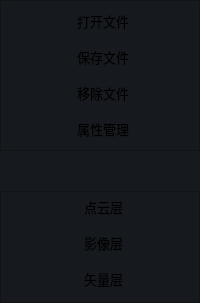
         <widget class="QWidget" name="leftMenuContainer" native="true">
          <property name="enabled">
           <bool>true</bool>
          </property>
          <property name="sizePolicy">
           <sizepolicy hsizetype="Preferred" vsizetype="Preferred">
            <horstretch>0</horstretch>
            <verstretch>0</verstretch>
           </sizepolicy>
          </property>
          <property name="minimumSize">
           <size>
            <width>0</width>
            <height>0</height>
           </size>
          </property>
          <property name="maximumSize">
           <size>
            <width>16777215</width>
            <height>16777215</height>
           </size>
          </property>
          <property name="focusPolicy">
           <enum>Qt::FocusPolicy::NoFocus</enum>
          </property>
          <property name="styleSheet">
           <string notr="true">background-color:#16191d;
</string>
          </property>
          <layout class="QHBoxLayout" name="horizontalLayout_3">
           <property name="spacing">
            <number>0</number>
           </property>
           <property name="leftMargin">
            <number>0</number>
           </property>
           <property name="topMargin">
            <number>0</number>
           </property>
           <property name="rightMargin">
            <number>0</number>
           </property>
           <property name="bottomMargin">
            <number>0</number>
           </property>
           <item>
            <widget class="QWidget" name="leftMenuSubContainer" native="true">
             <property name="sizePolicy">
              <sizepolicy hsizetype="Minimum" vsizetype="Preferred">
               <horstretch>0</horstretch>
               <verstretch>0</verstretch>
              </sizepolicy>
             </property>
             <property name="minimumSize">
              <size>
               <width>60</width>
               <height>0</height>
              </size>
             </property>
             <property name="styleSheet">
              <string notr="true"/>
             </property>
             <layout class="QVBoxLayout" name="verticalLayout_2">
              <property name="spacing">
               <number>0</number>
              </property>
              <property name="leftMargin">
               <number>0</number>
              </property>
              <property name="topMargin">
               <number>0</number>
              </property>
              <property name="rightMargin">
               <number>0</number>
              </property>
              <property name="bottomMargin">
               <number>0</number>
              </property>
              <item alignment="Qt::AlignmentFlag::AlignTop">
               <widget class="QFrame" name="frame_2">
                <property name="sizePolicy">
                 <sizepolicy hsizetype="Preferred" vsizetype="Maximum">
                  <horstretch>0</horstretch>
                  <verstretch>0</verstretch>
                 </sizepolicy>
                </property>
                <property name="styleSheet">
                 <string notr="true"/>
                </property>
                <property name="frameShape">
                 <enum>QFrame::Shape::StyledPanel</enum>
                </property>
                <property name="frameShadow">
                 <enum>QFrame::Shadow::Raised</enum>
                </property>
                <layout class="QVBoxLayout" name="verticalLayout_4">
                 <property name="leftMargin">
                  <number>5</number>
                 </property>
                 <property name="topMargin">
                  <number>5</number>
                 </property>
                 <property name="rightMargin">
                  <number>6</number>
                 </property>
                 <property name="bottomMargin">
                  <number>6</number>
                 </property>
                 <item>
                  <widget class="QPushButton" name="open">
                   <property name="maximumSize">
                    <size>
                     <width>16777215</width>
                     <height>16777215</height>
                    </size>
                   </property>
                   <property name="font">
                    <font>
                     <pointsize>10</pointsize>
                    </font>
                   </property>
                   <property name="toolTip">
                    <string>打开文件</string>
                   </property>
                   <property name="styleSheet">
                    <string notr="true">QPushButton {
    border-radius: 10px;
    padding: 5px;  /* 添加一些内边距，让按钮更美观 */
}

QPushButton:hover {
    background-color: #015371;
}

QPushButton:pressed {
    padding-left: 3px;
    padding-top: 3px;
}</string>
                   </property>
                   <property name="text">
                    <string>  打开文件</string>
                   </property>
                   <property name="icon">
                    <iconset resource="../assets/icons/icon.qrc">
                     <normaloff>:/icon/icon/folder.svg</normaloff>:/icon/icon/folder.svg</iconset>
                   </property>
                   <property name="iconSize">
                    <size>
                     <width>25</width>
                     <height>25</height>
                    </size>
                   </property>
                  </widget>
                 </item>
                 <item>
                  <widget class="QPushButton" name="save">
                   <property name="maximumSize">
                    <size>
                     <width>999999</width>
                     <height>16777215</height>
                    </size>
                   </property>
                   <property name="font">
                    <font>
                     <pointsize>10</pointsize>
                    </font>
                   </property>
                   <property name="toolTip">
                    <string>保存文件</string>
                   </property>
                   <property name="styleSheet">
                    <string notr="true">QPushButton {
    border-radius: 10px;
    padding: 5px;  /* 添加一些内边距，让按钮更美观 */
}

QPushButton:hover {
    background-color: #015371;
}

QPushButton:pressed {
    padding-left: 3px;
    padding-top: 3px;
}</string>
                   </property>
                   <property name="text">
                    <string>  保存文件</string>
                   </property>
                   <property name="icon">
                    <iconset resource="../assets/icons/icon.qrc">
                     <normaloff>:/icon/icon/save.svg</normaloff>:/icon/icon/save.svg</iconset>
                   </property>
                   <property name="iconSize">
                    <size>
                     <width>25</width>
                     <height>25</height>
                    </size>
                   </property>
                  </widget>
                 </item>
                 <item>
                  <widget class="QPushButton" name="remove">
                   <property name="maximumSize">
                    <size>
                     <width>16777215</width>
                     <height>16777215</height>
                    </size>
                   </property>
                   <property name="font">
                    <font>
                     <pointsize>10</pointsize>
                    </font>
                   </property>
                   <property name="toolTip">
                    <string>移除文件</string>
                   </property>
                   <property name="styleSheet">
                    <string notr="true">QPushButton {
    border-radius: 10px;
    padding: 5px;  /* 添加一些内边距，让按钮更美观 */
}

QPushButton:hover {
    background-color: #015371;
}

QPushButton:pressed {
    padding-left: 3px;
    padding-top: 3px;
}</string>
                   </property>
                   <property name="text">
                    <string>  移除文件</string>
                   </property>
                   <property name="icon">
                    <iconset resource="../assets/icons/icon.qrc">
                     <normaloff>:/icon/icon/trash-2.svg</normaloff>:/icon/icon/trash-2.svg</iconset>
                   </property>
                   <property name="iconSize">
                    <size>
                     <width>25</width>
                     <height>25</height>
                    </size>
                   </property>
                  </widget>
                 </item>
                 <item>
                  <widget class="QPushButton" name="attribute_show">
                   <property name="maximumSize">
                    <size>
                     <width>16777215</width>
                     <height>16777215</height>
                    </size>
                   </property>
                   <property name="font">
                    <font>
                     <pointsize>10</pointsize>
                    </font>
                   </property>
                   <property name="toolTip">
                    <string>数据显示</string>
                   </property>
                   <property name="styleSheet">
                    <string notr="true">QPushButton {
    border-radius: 10px;
    padding: 5px;  /* 添加一些内边距，让按钮更美观 */
}

QPushButton:hover {
    background-color: #015371;
}

QPushButton:pressed {
    padding-left: 3px;
    padding-top: 3px;
}</string>
                   </property>
                   <property name="text">
                    <string>  属性管理</string>
                   </property>
                   <property name="icon">
                    <iconset resource="../assets/icons/icon.qrc">
                     <normaloff>:/icon/icon/box.svg</normaloff>:/icon/icon/box.svg</iconset>
                   </property>
                   <property name="iconSize">
                    <size>
                     <width>25</width>
                     <height>25</height>
                    </size>
                   </property>
                  </widget>
                 </item>
                </layout>
               </widget>
              </item>
              <item>
               <spacer name="verticalSpacer">
                <property name="orientation">
                 <enum>Qt::Orientation::Vertical</enum>
                </property>
                <property name="sizeHint" stdset="0">
                 <size>
                  <width>20</width>
                  <height>40</height>
                 </size>
                </property>
               </spacer>
              </item>
              <item alignment="Qt::AlignmentFlag::AlignBottom">
               <widget class="QFrame" name="frame_3">
                <property name="styleSheet">
                 <string notr="true">QPushButton:hover{
	background-color:#015371;
	border-radius: 10px;
	
	
}
QPushButton:pressed
{
    /*左内边距为3像素，让按下时字向右移动3像素*/  
    padding-left:3px;
    /*上内边距为3像素，让按下时字向下移动3像素*/  
    padding-top:3px;
}</string>
                </property>
                <property name="frameShape">
                 <enum>QFrame::Shape::StyledPanel</enum>
                </property>
                <property name="frameShadow">
                 <enum>QFrame::Shadow::Raised</enum>
                </property>
                <layout class="QVBoxLayout" name="verticalLayout_5">
                 <property name="leftMargin">
                  <number>5</number>
                 </property>
                 <property name="topMargin">
                  <number>0</number>
                 </property>
                 <property name="rightMargin">
                  <number>5</number>
                 </property>
                 <property name="bottomMargin">
                  <number>8</number>
                 </property>
                 <item>
                  <widget class="QPushButton" name="pointCloudCover">
                   <property name="maximumSize">
                    <size>
                     <width>16777215</width>
                     <height>16777215</height>
                    </size>
                   </property>
                   <property name="font">
                    <font>
                     <pointsize>10</pointsize>
                    </font>
                   </property>
                   <property name="toolTip">
                    <string>点云层</string>
                   </property>
                   <property name="styleSheet">
                    <string notr="true">QPushButton {
    border-radius: 10px;
    padding: 5px;  /* 添加一些内边距，让按钮更美观 */
}

QPushButton:hover {
    background-color: #015371;
}

QPushButton:pressed {
    padding-left: 3px;
    padding-top: 3px;
}</string>
                   </property>
                   <property name="text">
                    <string>  点云层</string>
                   </property>
                   <property name="icon">
                    <iconset resource="../assets/icons/icon.qrc">
                     <normaloff>:/icon/icon/cloud-rain.svg</normaloff>:/icon/icon/cloud-rain.svg</iconset>
                   </property>
                   <property name="iconSize">
                    <size>
                     <width>25</width>
                     <height>25</height>
                    </size>
                   </property>
                  </widget>
                 </item>
                 <item>
                  <widget class="QPushButton" name="imageCover">
                   <property name="maximumSize">
                    <size>
                     <width>16777215</width>
                     <height>16777215</height>
                    </size>
                   </property>
                   <property name="font">
                    <font>
                     <pointsize>10</pointsize>
                    </font>
                   </property>
                   <property name="toolTip">
                    <string>影像层</string>
                   </property>
                   <property name="styleSheet">
                    <string notr="true">QPushButton {
    border-radius: 10px;
    padding: 5px;  /* 添加一些内边距，让按钮更美观 */
}

QPushButton:hover {
    background-color: #015371;
}

QPushButton:pressed {
    padding-left: 3px;
    padding-top: 3px;
}</string>
                   </property>
                   <property name="text">
                    <string>  影像层</string>
                   </property>
                   <property name="icon">
                    <iconset resource="../assets/icons/icon.qrc">
                     <normaloff>:/icon/icon/image.svg</normaloff>:/icon/icon/image.svg</iconset>
                   </property>
                   <property name="iconSize">
                    <size>
                     <width>25</width>
                     <height>25</height>
                    </size>
                   </property>
                  </widget>
                 </item>
                 <item>
                  <widget class="QPushButton" name="vectorCover">
                   <property name="maximumSize">
                    <size>
                     <width>16777215</width>
                     <height>16777215</height>
                    </size>
                   </property>
                   <property name="font">
                    <font>
                     <pointsize>10</pointsize>
                    </font>
                   </property>
                   <property name="toolTip">
                    <string>矢量层</string>
                   </property>
                   <property name="styleSheet">
                    <string notr="true">QPushButton {
    border-radius: 10px;
    padding: 5px;  /* 添加一些内边距，让按钮更美观 */
}

QPushButton:hover {
    background-color: #015371;
}

QPushButton:pressed {
    padding-left: 3px;
    padding-top: 3px;
}</string>
                   </property>
                   <property name="text">
                    <string>  矢量层</string>
                   </property>
                   <property name="icon">
                    <iconset resource="../assets/icons/icon.qrc">
                     <normaloff>:/icon/icon/git-branch.svg</normaloff>:/icon/icon/git-branch.svg</iconset>
                   </property>
                   <property name="iconSize">
                    <size>
                     <width>25</width>
                     <height>25</height>
                    </size>
                   </property>
                  </widget>
                 </item>
                </layout>
               </widget>
              </item>
             </layout>
            </widget>
           </item>
          </layout>
         </widget>
